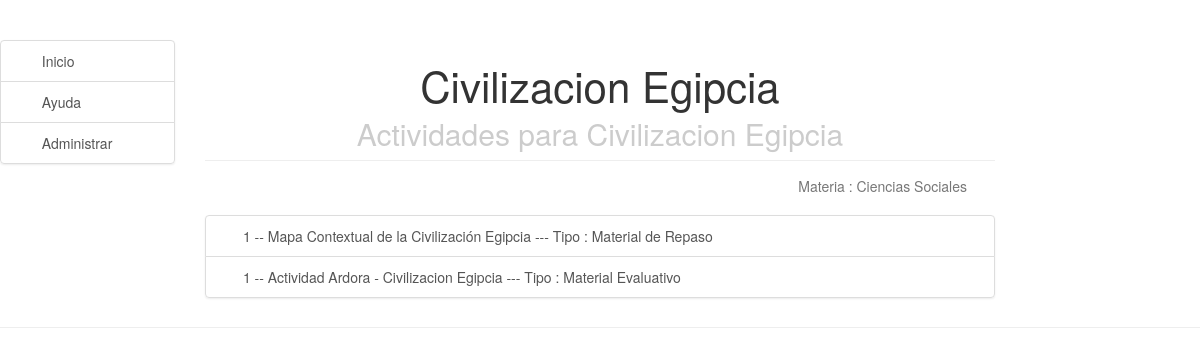
The page /didData/9/ on the database its author committed.
### didData/models.py (models this page shows, shortened)
class Actividad(models.Model):
    idTema = models.ForeignKey(Tema)
    idTipoActividad = models.ForeignKey(TipoActividad)
    identificacion = models.IntegerField()
    nombre = models.CharField(max_length=200)
    descripcion = models.TextField()
    comentario = models.TextField()
    activa = models.BooleanField()

class Tema(models.Model):
    idMateria = models.ForeignKey(Materia)
    identificacion = models.IntegerField()
    nombre = models.CharField(max_length=200)
    descripcion = models.TextField()
    comentario = models.TextField
    activa = models.BooleanField()

class Materia(models.Model):
    identificacion = models.IntegerField()
    nombre = models.CharField(max_length=50)
    descripcion = models.TextField()
    comentario = models.TextField
    activa = models.BooleanField()

class TipoActividad(models.Model):
    identificacion = models.IntegerField()
    nombre = models.CharField(max_length=50)
    descripcion = models.TextField()
    comentario = models.TextField
    activa = models.BooleanField()

### didData/views.py (the view)
# urls.py: url(r'^didData/(?P<pk>[0-9]+)/$', views.detalleTema),
def detalleTema(request, pk):
    tema = get_object_or_404(Tema, id=pk) #objeto Tipo Tema identificacion = pk
    var_idTema = tema.id
    actividades = Actividad.objects.filter(idTema=var_idTema).select_related('idTema')
    return render(request, 'didData/detalleTema.html', {'Actividades': actividades})

### didData/templates/didData/detalleTema.html
    {% extends 'didData/base.html' %}
    {% load staticfiles %}
    {% block content %}
        <div class="header">
            <h1>{{ Actividades.first.idTema.nombre }}</h1>
            <h2>Actividades para {{ Actividades.first.idTema.nombre }}</h2>
        </div>
        <div class="content">
            <br>
            <p style= "text-align:right;">Materia : {{ Actividades.first.idTema.idMateria.descripcion }}</p>
        </div>
        <div >
            <div class="list-group">
            {% for actividad in Actividades.iterator %}
                {% with idActividad=actividad.id %}
                    {% if actividad.idTipoActividad.identificacion == 1 %}
                        <a class="list-group-item" href="{% url 'didData.views.detalleActividadPython' pk=actividad.id %}">
                        <i class="fa fa-bars fa-fw" aria-hidden="true"></i>&nbsp;{{ actividad.identificacion }} -- {{ actividad.nombre }} --- Tipo : {{ actividad.idTipoActividad.nombre }}</a>
                    {% elif actividad.idTipoActividad.identificacion == 2 %}
                        <a class="list-group-item" href="{% static actividad.descripcion %}">
                        <i class="fa fa-check fa-fw" aria-hidden="true"></i>&nbsp;{{ actividad.identificacion }} -- {{ actividad.nombre }} --- Tipo : {{ actividad.idTipoActividad.nombre }}</a>
                    {% endif %}
                {% endwith %}
            {% endfor %}
            </div>
        </div>
    {% endblock %}

### didData/static/css/side-menu.css (style rules this page uses)
body { color: #777; }
.content { margin: 0 auto; padding: 0 2.5em; max-width: 800px; margin-bottom: 20px; line-height: 1.2em; }
.header { margin: 0; color: #333; text-align: center; padding: 1em 2em 0; border-bottom: 1px solid #eee; }
.header h1 { margin: 0.2em 0; font-size: 3em; font-weight: 280; }
.header h2 { font-weight: 250; color: #ccc; padding: 0; margin-top: 0; }
@media (min-width: 48em) { .header, .content { padding-left: 2em; padding-right: 2em; } }

### rows shown on the page
Actividad: first.idTema.nombre "Civilizacion Egipcia", first.idTema.idMateria.descripcion "Ciencias Sociales", identificacion "1", nombre "Mapa Contextual de la Civilización Egipcia", idTipoActividad.nombre "Material de Repaso"
Actividad: identificacion "1", nombre "Actividad Ardora - Civilizacion Egipcia", idTipoActividad.nombre "Material Evaluativo"
